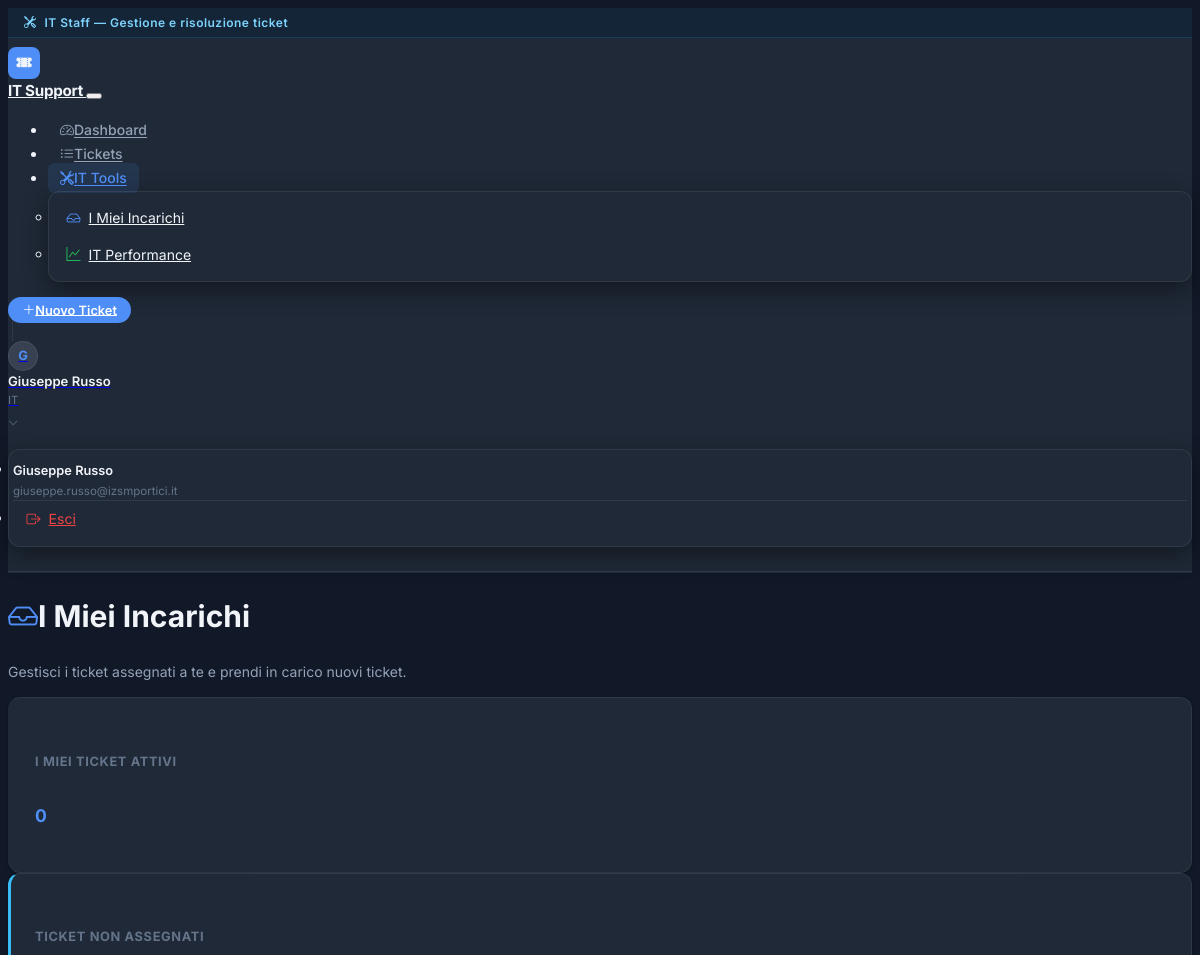
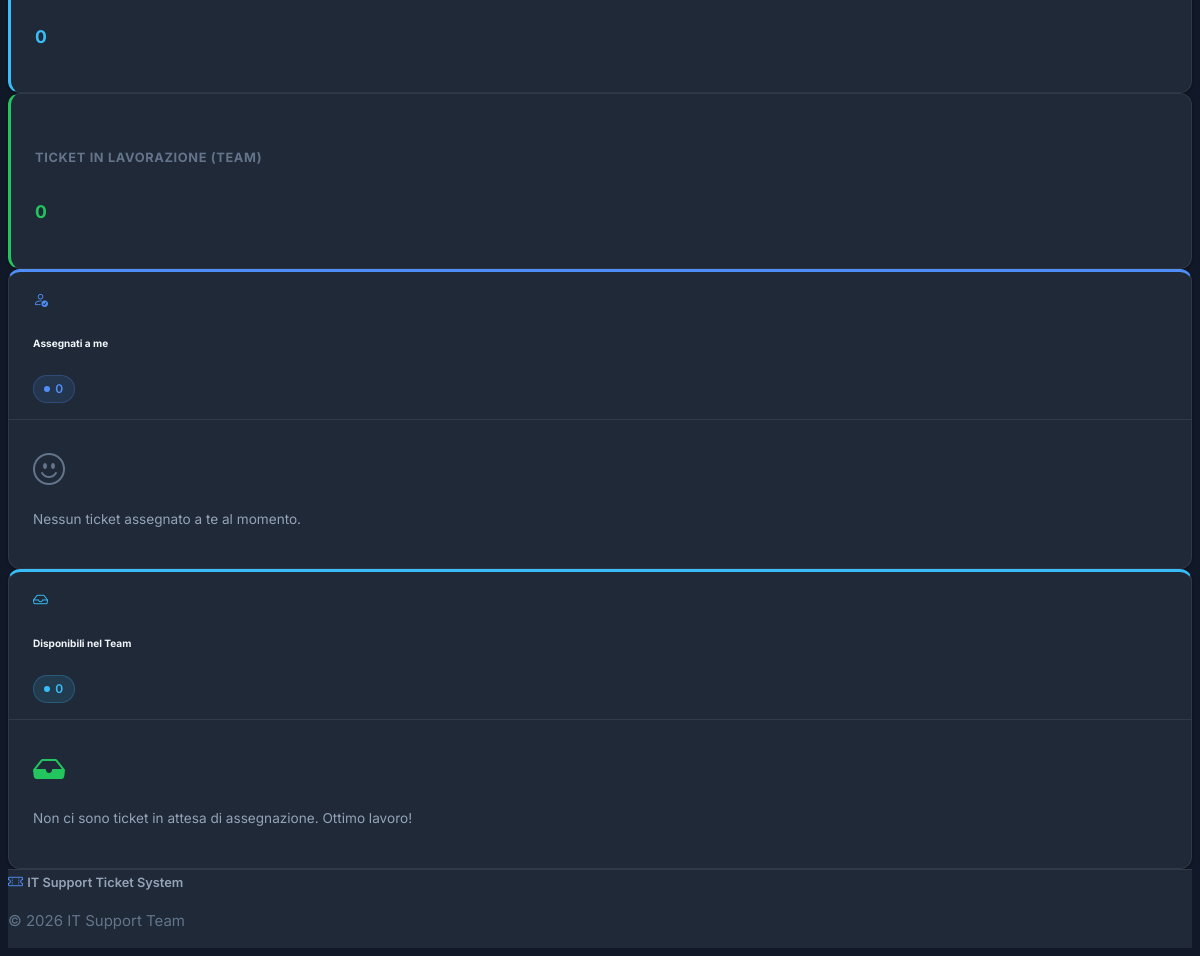
The page /it/assignments (signed in) on the database as committed earlier (2 pictures, top to bottom).
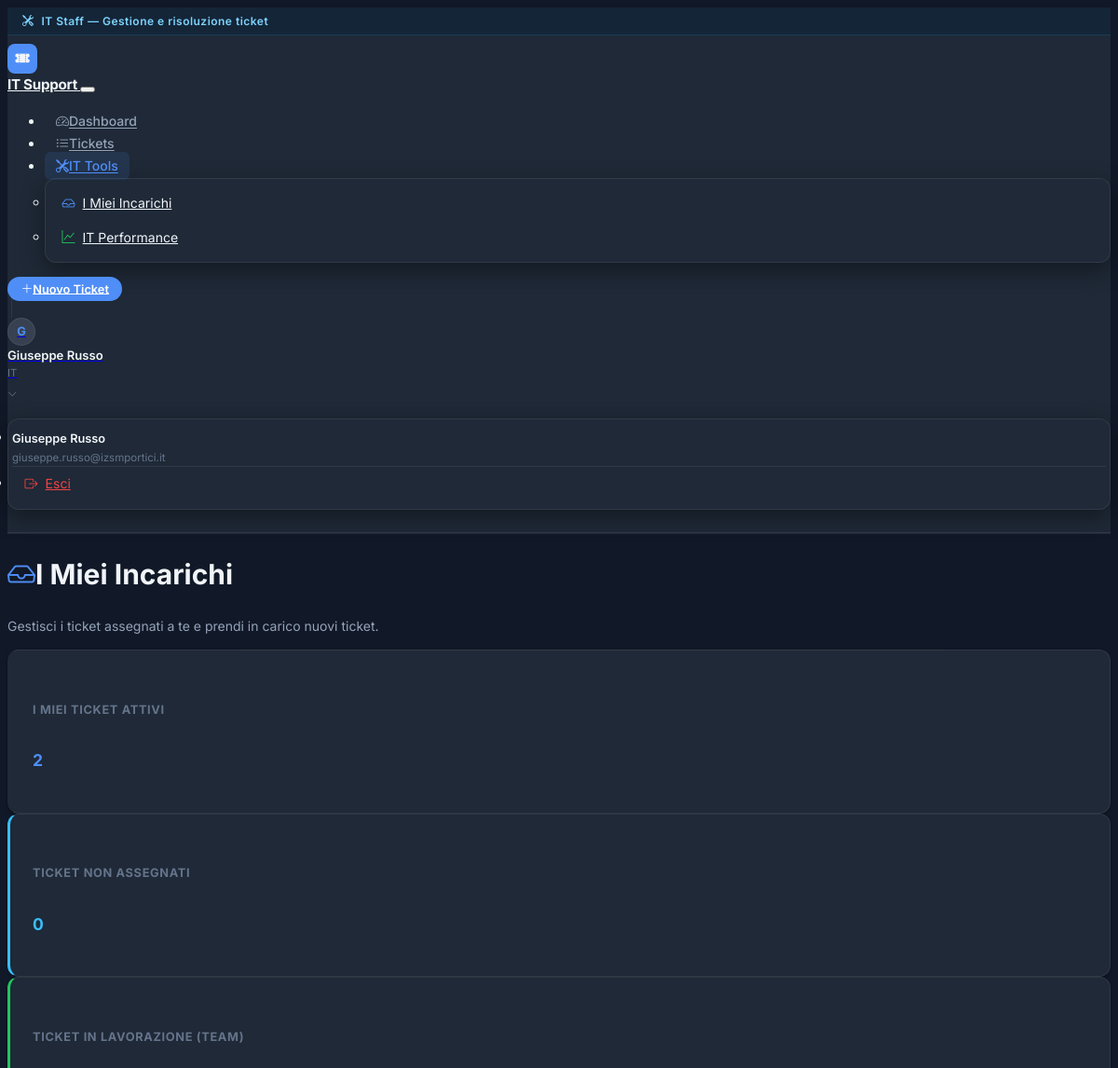
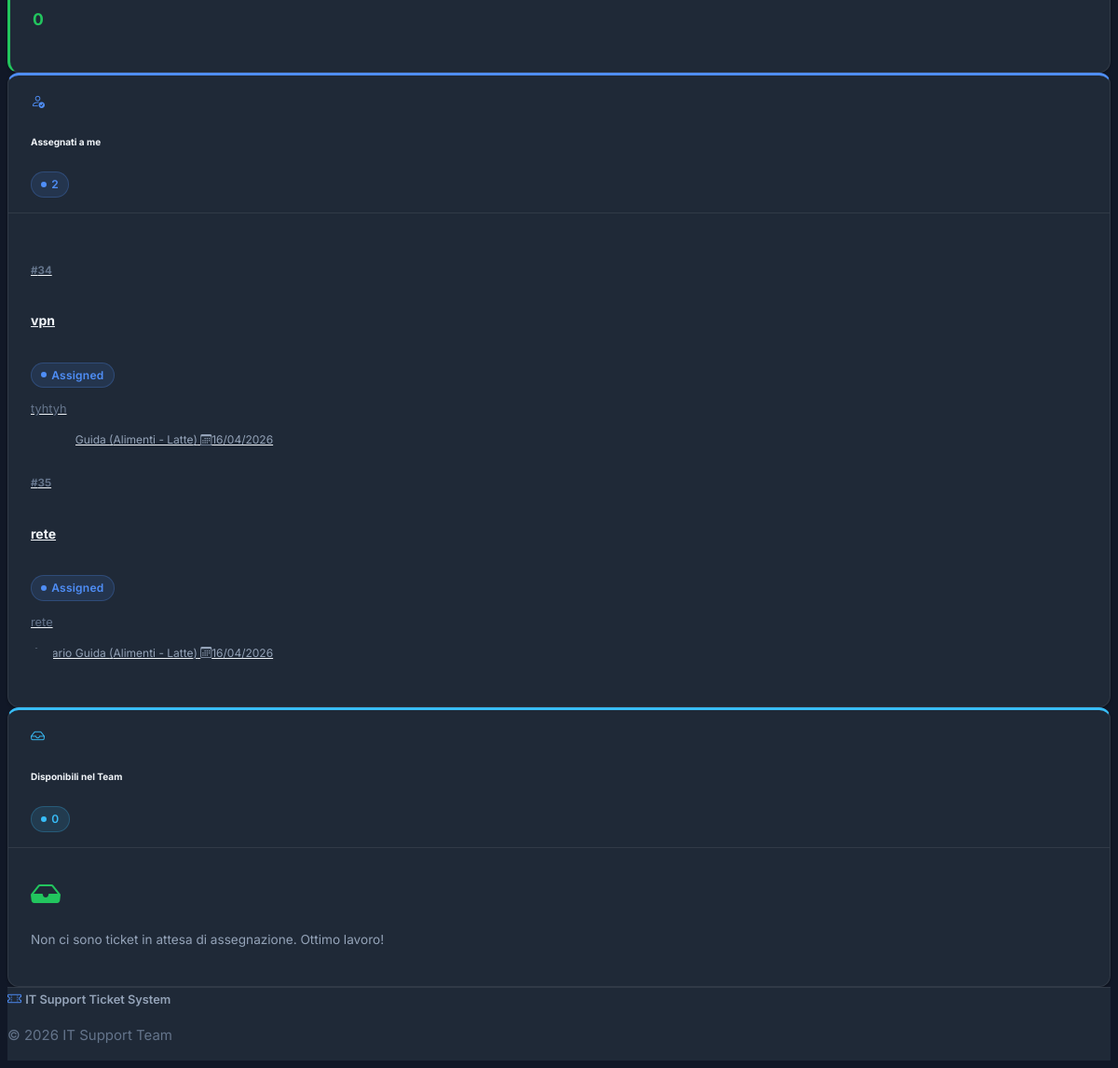
The same page on the database as committed later (2 pictures, top to bottom).
### models.py (models this page shows, shortened)
class Ticket(db.Model):
    id = db.Column(db.Integer, primary_key=True)
    title = db.Column(db.String(100), nullable=False)
    description = db.Column(db.Text, nullable=False)
    created_at = db.Column(db.DateTime, default=datetime.utcnow)
    updated_at = db.Column(db.DateTime, default=datetime.utcnow, onupdate=datetime.utcnow)
    status = db.Column(db.Enum(TicketStatus), default=TicketStatus.NEW)
    creator_id = db.Column(db.Integer, db.ForeignKey('user.id'), nullable=False)
    category_id = db.Column(db.Integer, db.ForeignKey('category.id'), nullable=False)
    assignee_id = db.Column(db.Integer, db.ForeignKey('user.id'), nullable=True)
    approver_id = db.Column(db.Integer, db.ForeignKey('user.id'), nullable=True)
    dept_manager_approver_id = db.Column(db.Integer, db.ForeignKey('user.id'), nullable=True)
    department_id = db.Column(db.Integer, db.ForeignKey('department.id'), nullable=True)
    comments = db.relationship('Comment', backref='ticket', cascade='all, delete-orphan', lazy='dynamic')
    attachments = db.relationship('Attachment', backref='ticket', cascade='all, delete-orphan', lazy='dynamic')

class User(UserMixin, db.Model):
    __tablename__ = 'user'
    __table_args__ = {'extend_existing': True}
    id = db.Column(db.Integer, primary_key=True)
    username = db.Column(db.String(64), unique=True, nullable=False)
    email = db.Column(db.String(120), unique=True, nullable=False)
    password_hash = db.Column(db.String(256), nullable=False)
    role = db.Column(db.Enum(UserRole), default=UserRole.USER, nullable=False)
    department_id = db.Column(db.Integer, db.ForeignKey('department.id'))
    managed_department_id = db.Column(db.Integer, db.ForeignKey('department.id'), nullable=True)
    created_at = db.Column(db.DateTime, default=datetime.utcnow)
    is_active = db.Column(db.Boolean, default=True)
    created_tickets = db.relationship('Ticket', backref='creator', foreign_keys='Ticket.creator_id', lazy='dynamic')
    assigned_tickets = db.relationship('Ticket', backref='assignee', foreign_keys='Ticket.assignee_id', lazy='dynamic')
    approved_tickets = db.relationship('Ticket', backref='approver', foreign_keys='Ticket.approver_id', lazy='dynamic')
    comments = db.relationship('Comment', backref='author', lazy='dynamic')
    def is_admin(self):
        return self.role == UserRole.ADMIN
    def is_it(self):
        return self.role == UserRole.IT or self.role == UserRole.ADMIN
    def is_dept_manager(self):
        return self.role == UserRole.DEPT_MANAGER or self.role == UserRole.ADMIN
    def is_manager(self):
        return self.role == UserRole.MANAGER or self.role == UserRole.ADMIN

class Department(db.Model):
    __tablename__ = 'department'
    id = db.Column(db.Integer, primary_key=True)
    name = db.Column(db.String(120), unique=True, nullable=False)
    description = db.Column(db.Text)
    users = db.relationship('User', backref='department_rel', foreign_keys='User.department_id', lazy='dynamic')
    managed_by = db.relationship('User', backref='managed_department_rel', foreign_keys='User.managed_department_id', uselist=False)

### routes.py (the view)
    @app.route('/it/assignments')
    @login_required
    def assignments():
        if not current_user.is_it() and not current_user.is_admin():
            abort(403)
        unassigned_tickets = Ticket.query.filter_by(status=TicketStatus.APPROVED, assignee_id=None).order_by(Ticket.created_at).all()
        my_tickets = Ticket.query.filter_by(assignee_id=current_user.id).filter(
            Ticket.status.in_([TicketStatus.ASSIGNED, TicketStatus.IN_PROGRESS, TicketStatus.WAITING_USER])
        ).order_by(Ticket.created_at).all()
        it_staff = User.query.filter_by(role=UserRole.IT).all()
        workload_data = []
        for staff in it_staff:
            active_tickets = Ticket.query.filter_by(assignee_id=staff.id).filter(
                Ticket.status.notin_([TicketStatus.RESOLVED, TicketStatus.CLOSED, TicketStatus.REJECTED])
            ).count()
            workload_data.append((staff, active_tickets))
        return render_template('it/assignments.html',
                             unassigned_tickets=unassigned_tickets,
                             my_tickets=my_tickets,
                             workload_data=workload_data)

### models.py (called while the page is built)
@login_manager.user_loader
def load_user(user_id):
    return User.query.get(int(user_id))

### templates/it/assignments.html (shortened to what the changed rows need)
{% extends "base.html" %}
{% block content %}
<div class="animate-fade-in">
    <div class="d-flex flex-wrap justify-content-between align-items-center gap-3 mb-4">
        <div>
            <h1 class="h4 fw-bold mb-1">
                <i class="bi bi-inbox me-2" style="color:var(--color-accent)"></i>I Miei Incarichi
            </h1>
        </div>
    </div>
    <div class="row g-3 mb-4">
        <div class="col-md-4">
            <div class="card stat-card stat-accent h-100">
                <div class="card-body text-center">
                    <h6 class="card-title text-muted" style="font-size:0.8rem; text-transform:uppercase; letter-spacing:.05em">I Miei Ticket Attivi</h6>
                    <h3 class="mb-0 fw-bold mt-2" style="color:var(--color-accent)">{{ my_tickets|length }}</h3>
                </div>
            </div>
        </div>
                        {% set in_progress = my_tickets|selectattr('status.name', 'equalto', 'IN_PROGRESS')|list %}
    </div>
    <div class="row g-4">
        <div class="col-lg-6">
            <div class="card h-100" style="border-top:3px solid var(--color-accent)">
                <div class="card-header d-flex justify-content-between align-items-center">
                    <div class="d-flex align-items-center gap-2">
                        <i class="bi bi-person-check" style="color:var(--color-accent)"></i>
                        <h6 class="mb-0 fw-semibold">Assegnati a me</h6>
                    </div>
                    <span class="status-badge status-assigned">{{ my_tickets|length }}</span>
                </div>
                <div class="card-body p-0">
                    {% if my_tickets %}
                    <div class="list-group list-group-flush">
                        {% for ticket in my_tickets %}
                        <a href="{{ url_for('ticket_detail', ticket_id=ticket.id) }}" class="list-group-item list-group-item-action px-4 py-3">
                            <div class="d-flex w-100 justify-content-between align-items-center mb-1">
                                <div>
                                    <span style="font-size:0.72rem; font-weight:700; color:var(--text-muted)">#{{ ticket.id }}</span>
                                    <h6 class="mb-0 fw-semibold" style="font-size:0.875rem">{{ ticket.title }}</h6>
                                </div>
                                {% if ticket.status.name == 'ASSIGNED' %}
                                <span class="status-badge status-assigned">{{ ticket.status.value }}</span>
                                {% elif ticket.status.name == 'IN_PROGRESS' %}
                                <span class="status-badge status-in-progress">{{ ticket.status.value }}</span>
                                {% elif ticket.status.name == 'WAITING_USER' %}
                                <span class="status-badge status-waiting-user">{{ ticket.status.value }}</span>
                                {% else %}
                                <span class="status-badge status-pending">{{ ticket.status.value }}</span>
                                {% endif %}
                            </div>
                            <p class="mb-2 text-truncate" style="font-size:0.8rem; color:var(--text-muted)">{{ ticket.description }}</p>
                            <div class="d-flex justify-content-between align-items-center" style="font-size:0.75rem; color:var(--text-secondary)">
                                <span><i class="bi bi-person me-1"></i>{{ ticket.creator.username }} {% if ticket.creator.department_rel %}({{ ticket.creator.department_rel.name }}){% endif %}</span>
                                <span><i class="bi bi-calendar3 me-1"></i>{{ ticket.created_at.strftime('%d/%m/%Y') }}</span>
                            </div>
                        </a>
                        {% endfor %}
                    </div>
                    {% else %}
                    <div class="text-center p-5">
                        <i class="bi bi-emoji-smile" style="font-size:2rem; color:var(--text-muted)"></i>
                        <p class="mt-3 mb-0" style="font-size:0.85rem; color:var(--text-secondary)">Nessun ticket assegnato a te al momento.</p>
                    </div>
                    {% endif %}
                </div>
            </div>
        </div>
    </div>
</div>
{% endblock %}

Rows that differ between the two databases and show on the page:
added Ticket: id "34", title "vpn", status.value "Assigned", description "tyhtyh", creator.username "Mario Guida", creator.department_rel.name "Alimenti - Latte", created_at "16/04/2026"
added Ticket: id "35", title "rete", status.value "Assigned", description "rete", creator.username "Mario Guida", creator.department_rel.name "Alimenti - Latte", created_at "16/04/2026"
Other text that changed with them:
{{ my_tickets|length }}: "0" → "2"
text no longer shown: "Nessun ticket assegnato a te al momento."
